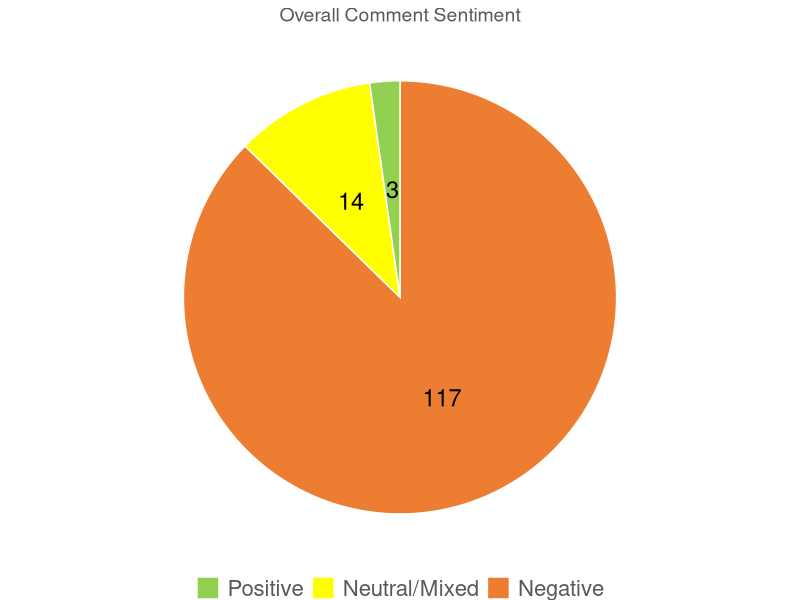

Generate this figure with R: (Note: this script raises an error after producing the figure.)
###########################################################################
######                      Fisherman Feedback Analysis              ######
######                          King Mackerel 2026                   ######
###########################################################################
# This is only for the first section of analysis, previously done in excel
# Date created: 07/28/2026
# Created by: Leo Eguia
# Requires initial cleanup in excel - see Fisherman Feedback Clean for Analysis Template

###########################################################################
# Initialize --------------------------------------------------------------
###########################################################################
# Load packages and data --------------------------------------------------


rm(list=ls()) #clear environment
#setwd("C:/Users/Leo/Documents/R working directory/Fisherman Feedback/King-Mackerel-FF-2026") #adjust accordingly
library(ggplot2)
library(tidyr)
library(dplyr)
library(readxl)
library(stringr)
#Load data
#ffdat <- read.csv("Gag_Fisherman Feedback_2026_LE analysis.csv") #Change this for different species
ffdat_OG <- read_excel("King Mackerel_Fisherman Feedback_2026_CLEAN for analysis.xlsx") #Change this for different species


# Initial data clean up ---------------------------------------------------

#Sectors to split out by
main_sectors <- c("Private Recreational", "For-Hire", "Commercial")

#Dummy Sector column to preserve original
#"Fleet" column will be dropped in the next step
ffdat_OG$Fleet <- ffdat_OG$`Association with the Fishery`

#This will create 4 new columns, with binary values for presence/absence of each fleet. 3 of which will be the main_sectors, and it will bin every other response into "Other". 
#Un-comment the one below if you want all responses in binary form. 
ffdat <- ffdat_OG %>%
  separate_rows(`Fleet`, sep = ",") %>% #Check if separated by , or by ;
  mutate(`Fleet` = str_trim(`Fleet`)) %>%
  filter(`Fleet` != "") %>% 
  mutate(`Fleet` = if_else(`Fleet` %in% main_sectors,`Fleet`, "Other")) %>%
  mutate(value = 1)%>%
  pivot_wider(names_from = `Fleet`,values_from = value, values_fill = 0, values_fn = max)

### This does not bin other responses into "Other" category
# ffdat <- ffdat_OG %>%
#   separate_rows(`Fleet`, sep = ";") %>%
#   mutate(`Fleet` = str_trim(`Fleet`)) %>%
#   filter(`Fleet` != "") %>% 
#   mutate(value = 1) %>%
#   pivot_wider(names_from = `Fleet`,values_from = value, values_fill = 0)


# Check "Other" Category --------------------------------------------------
#Manually fix some of the fleets
others <- ffdat[ffdat$Other==1,]
check <- ffdat[ffdat$`LAST Name`%in% c("Pettis","Hubbard"),]
ffdat$`Private Recreational` <- ifelse(ffdat$`FIRST Name`%in% c("Van"),1,ffdat$`Private Recreational`)
ffdat$`For-Hire` <- ifelse(ffdat$`FIRST Name`%in% c("Van"),1,ffdat$`For-Hire`)
ffdat$`Commercial` <- ifelse(ffdat$`FIRST Name`%in% c("Van"),1,ffdat$`Commercial`)
#Drop "Other" from these two
ffdat$Other <- ifelse(ffdat$`LAST Name`%in% c("Pettis","Hubbard"),0,ffdat$`Other`)
###########################################################################
# Overall Feedback --------------------------------------------------------
###########################################################################
# Total # of unique responses ---------------------------------------------

# Number of rows = number of unique responses
# Duplicates removed prior to analysis

numresp <- nrow(ffdat)

# Comments by overall sentiment (pie) -------------------------------------


#Frequency table of overall sentiment
overall_sent <- as.data.frame(table(ffdat$`Final Overall Sentiment`))
#Add Sentiment labels
overall_sent$Sentiment <- c("Negative","Neutral/Mixed","Positive")
#Add proportions
overall_sent$prop <- overall_sent$Freq/sum(overall_sent$Freq)

#Adds label locations and identifiers
overall_sent <- overall_sent %>% 
  arrange(desc(Freq)) %>% 
  mutate(label_pos = cumsum(prop)-prop/2,label = scales::percent(prop,accuracy = 1))
#Sets the order of sentiment
overall_sent$Sentiment <- factor(overall_sent$Sentiment, levels = c("Positive", "Neutral/Mixed","Negative"))
# Pie Chart
overall_sent_plot <- ggplot(overall_sent, aes(x = 1, y = prop, fill = Sentiment)) +
  geom_col(width = 1, color = "white") +
  coord_polar(theta = "y") +
  geom_text(aes(label = Freq),position = position_stack(vjust = 0.5), color = "black", size = 6) +
  theme_void() +
  scale_fill_manual(values = c("#92D050","#FFFF00","#ED7D31")) +
  labs(title = "Overall Comment Sentiment") +
  theme(legend.position = "bottom",legend.title = element_blank(),
        legend.text = element_text(size = 16, color = '#595959'),
        plot.title = element_text(hjust = 0.5, size = 14, color = '#595959'),
        plot.background  = element_rect(fill = "white", color = NA), #Comment out for no background
        panel.background = element_rect(fill = "white", color = NA)) #Comment out for no background

print(overall_sent_plot)
ggsave("Broad Sentiment Plots/Overall Sentiment.png", 
       plot = overall_sent_plot,
       width = 5.41, #Adjust width as needed
       height = 3.25, #Adjust height as needed
       units = "in", 
       dpi = 700)

# Pie Chart (no background)
overall_sent_plot_nb <- ggplot(overall_sent, aes(x = 1, y = prop, fill = Sentiment)) +
  geom_col(width = 1, color = "white") +
  coord_polar(theta = "y") +
  geom_text(aes(label = Freq),position = position_stack(vjust = 0.5), color = "black", size = 6) +
  theme_void() +
  scale_fill_manual(values = c("#92D050","#FFFF00","#ED7D31")) +
  labs(title = "Overall Comment Sentiment") +
  theme(legend.position = "bottom",legend.title = element_blank(),
        legend.text = element_text(size = 16, color = '#595959'),
        plot.title = element_text(hjust = 0.5, size = 14, color = '#595959'))

print(overall_sent_plot_nb)
ggsave("Broad Sentiment Plots/No background/Overall Sentiment.png", 
       plot = overall_sent_plot_nb,
       width = 5.41, #Adjust width as needed
       height = 3.25, #Adjust height as needed
       units = "in", 
       dpi = 700)
# Total # of responses related to stock condition -------------------------


stockcond <- ffdat[ffdat$`Final Related to Stock Condition`=='y',]
(tot_stockcond <- nrow(stockcond))

#Total Positive stock condition
(pos_cond <- nrow(stockcond[stockcond$`Final  Stock Condition`==1,]))
#Total Negative stock condition
(neg_cond <- nrow(stockcond[stockcond$`Final  Stock Condition`==-1,]))
#Total neutral stock condition
(neut_cond <- nrow(stockcond[stockcond$`Final  Stock Condition`==0,]))
#Compare all responses
table(stockcond$`Final  Stock Condition`)

pos_stockcond <- stockcond[stockcond$`Final  Stock Condition`==1,]
neut_stockcond <- stockcond[stockcond$`Final  Stock Condition`==0,]
neg_stockcond <- stockcond[stockcond$`Final  Stock Condition`==-1,]
# Comments by stock condition (pie) ---------------------------------------


# Prep data for Pie Chart
stock_sent <- data.frame(Sentiment = c('Negative','Neutral/Mixed','Positive'),Freq = c(neg_cond,neut_cond,pos_cond))
#Add in proportions
stock_sent$prop <- stock_sent$Freq/sum(stock_sent$Freq)
#Adds label locations and identifiers
stock_sent <- stock_sent %>% 
  #arrange(-Sentiment) %>% 
  mutate(label_pos = 1-(cumsum(prop)-prop/2),label = scales::percent(prop,accuracy = 1))
#Sets the order of sentiment
#stock_sent$Sentiment <- factor(stock_sent$Sentiment, levels = c("Positive", "Neutral/Mixed","Negative"))
# Pie Chart
stock_sent_plot <- ggplot(stock_sent, aes(x = 1, y = prop, fill = Sentiment)) +
  geom_col(width = 1, color = "white") +
  coord_polar(theta = "y") +
  geom_text(aes(label = Freq, y=label_pos, x=1.3), color = "black", fontface = 'bold', size = 4) +
  theme_void() +
  #scale_fill_manual(values = c("#ED7D31","#FFFF00","#92D050")) +
  scale_fill_manual(values = c("Negative" = "#ED7D31","Neutral/Mixed"  = "#FFFF00","Positive" = "#92D050"),breaks = c("Positive", "Neutral/Mixed", "Negative"))+
  labs(title = "Stock Condition Sentiment") +
  theme(legend.position = "bottom",
        legend.title = element_blank(),
        legend.text = element_text(size = 14, color = '#595959'),
        plot.title = element_text(hjust = 0.5, size = 14, color = '#595959'),
        plot.background  = element_rect(fill = "white", color = NA), #Comment out for no background
        panel.background = element_rect(fill = "white", color = NA)) #Comment out for no background)

print(stock_sent_plot)
ggsave("Broad Sentiment Plots/Stock Condition Sentiment.png", 
       plot = stock_sent_plot,
       height = 3.42, #Adjust width as needed
       width = 5.03, #Adjust height as needed
       units = "in", 
       dpi = 700)

# Pie Chart (no background)
stock_sent_plot_nb <- ggplot(stock_sent, aes(x = 1, y = prop, fill = Sentiment)) +
  geom_col(width = 1, color = "white") +
  coord_polar(theta = "y") +
  geom_text(aes(label = Freq, y=label_pos, x=1.3), color = "black", fontface = 'bold', size = 4) +
  theme_void() +
  #scale_fill_manual(values = c("#ED7D31","#FFFF00","#92D050")) +
  scale_fill_manual(values = c("Negative" = "#ED7D31","Neutral/Mixed"  = "#FFFF00","Positive" = "#92D050"),breaks = c("Positive", "Neutral/Mixed", "Negative"))+
  labs(title = "Stock Condition Sentiment") +
  theme(legend.position = "bottom",
        legend.title = element_blank(),
        legend.text = element_text(size = 14, color = '#595959'),
        plot.title = element_text(hjust = 0.5, size = 14, color = '#595959'))

print(stock_sent_plot_nb)
ggsave("Broad Sentiment Plots/No background/Stock Condition Sentiment.png", 
       plot = stock_sent_plot_nb,
       height = 3.42, #Adjust width as needed
       width = 5.03, #Adjust height as needed
       units = "in", 
       dpi = 700)

###########################################################################
# By Sector ---------------------------------------------------------------
###########################################################################
# # of unique responses by sector (pie) -----------------------------------
#Separate out each sector for ease
PR <- ffdat[ffdat$`Private Recreational`==1,]
FH <- ffdat[ffdat$`For-Hire`==1,]
CM <- ffdat[ffdat$`Commercial`==1,]
OT <- ffdat[ffdat$`Other`==1,] #Remove if unwanted
#Number of rows for filtered datasets to unique sectors
#Some responses come from multiple sectors, so PR+FH+CM likely greater than original dataset
(PR_resp <- nrow(PR))
(FH_resp <- nrow(FH))
(CM_resp <- nrow(CM))
(OT_resp <- nrow(OT)) #Remove if unwanted

#Total sector responses (greater than actual responses)
#(PR_resp+FH_resp+CM_resp) #No other category
(PR_resp+FH_resp+CM_resp+OT_resp) #With Other Category

### Prep data for Pie Chart 
#No Other Category
#num_sector <- data.frame(Fleet = c("Private Recreational","For-Hire","Commercial"), Freq = c(PR_resp,FH_resp,CM_resp))
#With Other Category
num_sector <- data.frame(Fleet = c("Private Recreational","For-Hire","Commercial","Other"), Freq = c(PR_resp,FH_resp,CM_resp,OT_resp))
#num_sector$Prop <- num_sector$Freq/numresp 
num_sector$prop <- num_sector$Freq/sum(num_sector$Freq)
num_sector$Fleet <- factor(num_sector$Fleet, levels = c("Private Recreational","For-Hire","Commercial","Other"))

num_sector <- num_sector %>% 
  arrange(desc(Freq)) %>% 
  mutate(label_pos = cumsum(prop)-prop/2,label = scales::percent(prop,accuracy = 1))



### Pie Chart 
sectorpieplot <- ggplot(num_sector, aes(x = 1, y = -prop, fill = Fleet)) +
  geom_col(width = 1, color = "white") +
  #geom_text(aes(label = Freq, y=label_pos, x=1.3), color = "black", size = 4,fontface = "bold") +
  geom_text(aes(label = Freq, x =1.2), position = position_stack(vjust=0.5),color = "black", size = 4,fontface = "bold") +
  coord_polar(theta = "y") +
  theme_void() +
  #scale_fill_manual(values = c("#4472C4","#CCCCFF","#A6A6A6")) + #No Other category
  scale_fill_manual(values = c("#A6A6A6","#CCCCFF","#4472C4","#0F9ED5")) + #With Other Category
  #labs(title = "Responses by Sector") +
  theme(legend.position = "bottom",
        legend.title = element_blank(),
        legend.text = element_text(size = 12, color = '#595959'),
        plot.title = element_text(hjust = 0.5, size = 20),
        plot.background  = element_rect(fill = "white", color = NA), #Comment out for no background
        panel.background = element_rect(fill = "white", color = NA)) #Comment out for no background)

print(sectorpieplot)
ggsave("Broad Sentiment Plots/Responses by Sector Pie.png", 
       plot = sectorpieplot,
       width = 4.28, #Adjust width as needed
       height = 3.05, #Adjust height as needed
       units = "in", 
       dpi = 700)

### Pie Chart (no background)
sectorpieplot_nb <- ggplot(num_sector, aes(x = 1, y = -prop, fill = Fleet)) +
  geom_col(width = 1, color = "white") +
  #geom_text(aes(label = Freq, y=label_pos, x=1.3), color = "black", size = 4,fontface = "bold") +
  geom_text(aes(label = Freq, x =1.2), position = position_stack(vjust=0.5),color = "black", size = 4,fontface = "bold") +
  coord_polar(theta = "y") +
  theme_void() +
  #scale_fill_manual(values = c("#4472C4","#CCCCFF","#A6A6A6")) + #No Other category
  scale_fill_manual(values = c("#A6A6A6","#CCCCFF","#4472C4","#0F9ED5")) + #With Other Category
  #labs(title = "Responses by Sector") +
  theme(legend.position = "bottom",
        legend.title = element_blank(),
        legend.text = element_text(size = 12, color = '#595959'),
        plot.title = element_text(hjust = 0.5, size = 20))

print(sectorpieplot_nb)
ggsave("Broad Sentiment Plots/No background/Responses by Sector Pie.png", 
       plot = sectorpieplot_nb,
       width = 4.28, #Adjust width as needed
       height = 3.05, #Adjust height as needed
       units = "in", 
       dpi = 700)

# Unique responses by sector (bar) ----------------------------------------

sectorbarplot <- ggplot(num_sector, aes(x = Fleet, y = Freq, fill = Fleet)) +
  geom_bar(stat = "identity", position = "dodge") +
  labs(title = "Responses by Sector", x = "", y = "", fill = "") +
  #scale_fill_manual(values = c("#4472C4","#CCCCFF","#A6A6A6")) + #No Other category
  scale_fill_manual(values = c("#A6A6A6","#CCCCFF","#4472C4","#0F9ED5")) + #With Other Category
  theme_minimal()+
  theme(legend.position = "bottom",legend.title = element_blank(),legend.text = element_text(size = 12),
        plot.title = element_text(hjust = 0.5, size = 20),axis.text = element_text(size = 12),
        panel.grid.major.x = element_blank(),panel.grid.minor.x = element_blank(),
        panel.grid.major.y = element_line(),panel.grid.minor.y = element_line())

print(sectorbarplot)
ggsave("Broad Sentiment Plots/Responses by Sector Bar.png", 
       plot = sectorbarplot,
       width = 12, #Adjust width as needed
       height = 8, #Adjust height as needed
       units = "in", 
       dpi = 700)

# Overall sentiment by sector (bar) ---------------------------------------
### Prepare data for analysis
#Private Rec
PRsent <- as.data.frame(table(PR$`Final Overall Sentiment`))
PRsent$Fleet <- "Private Recreational"
PRsent$prop <- PRsent$Freq/sum(PRsent$Freq)

#For-hire
FHsent <- as.data.frame(table(FH$`Final Overall Sentiment`))
FHsent$Fleet <- "For-Hire"
FHsent$prop <- FHsent$Freq/sum(FHsent$Freq)

#Commercial
CMsent <- as.data.frame(table(CM$`Final Overall Sentiment`))
CMsent$Fleet <- "Commercial"
CMsent$prop <- CMsent$Freq/sum(CMsent$Freq)

#Combine and prep for plot
sectorsent <- rbind(PRsent,FHsent,CMsent)
sectorsent <- sectorsent %>% 
  mutate(label_pos = cumsum(prop)-prop/2,label = scales::percent(prop,accuracy = 1),
         Sentiment = recode(Var1, "-1" = "Negative", "0" = "Neutral/Mixed", "1" = "Positive")) %>% 
  complete(Fleet,Sentiment,fill=list(Freq=0))
#Sets the order of sector
sectorsent$Fleet <- factor(sectorsent$Fleet, levels = unique(sectorsent$Fleet))
#Sets the order of sentiment
sectorsent$Sentiment <- factor(sectorsent$Sentiment, levels = c("Positive", "Neutral/Mixed","Negative"))

###Plot
sect_sent_plot <- ggplot(sectorsent, aes(x = Fleet, y = Freq, fill = Sentiment)) +
  geom_bar(stat = "identity", position = position_dodge(width = 0.7), width = 0.6) +
  labs(title = "Overall Sentiment by Sector", x = "", y = "", fill = "") +
  scale_fill_manual(values = c("#92D050","#FFFF00","#ED7D31")) +
 scale_y_continuous(breaks = seq(0,100,25), limits = c(0,100))+
  theme_minimal()+
  theme(legend.position = "bottom",
        legend.title = element_blank(),
        legend.text = element_text(size = 14, color = "#595959"),
        plot.title = element_text(hjust = 0.5, size = 14, color = '#595959'),
        axis.text = element_text(size = 9, color = "#595959"),
        panel.grid.major.x = element_blank(),panel.grid.minor.x = element_blank(),
        panel.grid.major.y = element_line(),panel.grid.minor.y = element_blank())
print(sect_sent_plot)
ggsave("Broad Sentiment Plots/Overall Sentiment by Sector.png", 
       plot = sect_sent_plot, 
       width = 6.5, #Adjust width as needed
       height = 3.76, #Adjust height as needed
       units = "in", 
       dpi = 700)
# Stock condition by sector (bar) -----------------------------------------

### Prepare data for analysis
#Private Rec
PRstock_sent <- as.data.frame(table(PR$`Final  Stock Condition`))
PRstock_sent$Fleet <- "Private Recreational"
PRstock_sent$prop <- PRstock_sent$Freq/sum(PRstock_sent$Freq)

#For-hire
FHstock_sent <- as.data.frame(table(FH$`Final  Stock Condition`))
FHstock_sent$Fleet <- "For-Hire"
FHstock_sent$prop <- FHstock_sent$Freq/sum(FHstock_sent$Freq)

#Commercial
CMstock_sent <- as.data.frame(table(CM$`Final  Stock Condition`))
CMstock_sent$Fleet <- "Commercial"
CMstock_sent$prop <- CMstock_sent$Freq/sum(CMstock_sent$Freq)

#Combine and prep for plot
sectorstock_sent <- rbind(PRstock_sent,FHstock_sent,CMstock_sent)
sectorstock_sent <- sectorstock_sent %>% 
  mutate(label_pos = cumsum(prop)-prop/2,label = scales::percent(prop,accuracy = 1),
         Sentiment = recode(Var1, "-1" = "Negative", "0" = "Neutral/Mixed", "1" = "Positive")) %>% 
  complete(Fleet,Sentiment,fill=list(Freq=0))
#Sets the order of sector
sectorstock_sent$Fleet <- factor(sectorstock_sent$Fleet, levels = c("Private Recreational","For-Hire","Commercial"))
#Sets the order of sentiment
sectorstock_sent$Sentiment <- factor(sectorstock_sent$Sentiment, levels = c("Positive", "Neutral/Mixed","Negative"))

###Plot
sect_stock_sent_plot <- ggplot(sectorstock_sent, aes(x = Fleet, y = Freq, fill = Sentiment)) +
  geom_bar(stat = "identity", position = position_dodge(width = 0.7), width = 0.6) +
  labs(title = "Stock Condition Sentiment by Sector", x = "", y = "", fill = "Subgroup") +
  scale_fill_manual(values = c("#92D050","#FFFF00","#ED7D31")) +
  theme_minimal()+
  theme(legend.position = "bottom",
        legend.margin = margin(t = -10),
        plot.margin = margin(5, 5, 0, 5),
        legend.title = element_blank(),
        legend.text = element_text(size = 9, color = '#595959'),
        plot.title = element_text(hjust = 0.5, size = 14, color = '#595959'),
        axis.text = element_text(size = 9, color = '#595959'),
        panel.grid.major.x = element_blank(),panel.grid.minor.x = element_blank(),
        panel.grid.major.y = element_line(),panel.grid.minor.y = element_blank())
print(sect_stock_sent_plot)
#Save the plot to the filepath
ggsave("Broad Sentiment Plots/Stock Condition Sentiment by Sector.png", 
       plot = sect_stock_sent_plot, 
       width = 6.11, #Adjust width as needed
       height = 2.81, #Adjust height as needed
       units = "in", 
       dpi = 700)

###########################################################################
# Presentation Plots ------------------------------------------------------
###########################################################################
#These are the same plots, but with no backgrounds and white text for the presentation
# Respondents by Sector ---------------------------------------------------
sectorpieplot <- ggplot(num_sector, aes(x = 1, y = -prop, fill = Fleet)) +
  geom_col(width = 1, color = "white") +
  geom_text(aes(label = Freq, x =1.2), position = position_stack(vjust=0.5),color = "black", size = 8,fontface = "bold") +
  #geom_text(aes(label = Freq, y=label_pos, x=1.3), color = "black", size = 8,fontface = "bold") +
  coord_polar(theta = "y") +
  theme_void() +
  scale_fill_manual(values = c("#4472C4","#CCCCFF","#A6A6A6","#0F9ED5")) +
  #labs(title = "Responses by Sector") +
  theme(legend.position = "bottom",
        legend.title = element_blank(),
        legend.text = element_text(size = 16, color = 'white', face = 'bold'),
        plot.title = element_text(hjust = 0.5, size = 20))


print(sectorpieplot)
ggsave("Broad Sentiment Plots/Presentation/Responses by Sector Pie.png", 
       plot = sectorpieplot,
       width = 6.5, #Adjust width as needed
       height = 4.22, #Adjust height as needed
       units = "in", 
       dpi = 700)

# Overall Comment Sentiment -----------------------------------------------

# Pie Chart
overall_sent_plot <- ggplot(overall_sent, aes(x = 1, y = prop, fill = Sentiment)) +
  geom_col(width = 1, color = "white") +
  coord_polar(theta = "y") +
  geom_text(aes(label = Freq),position = position_stack(vjust = 0.5), color = "black", size = 8, fontface = "bold") +
  theme_void() +
  scale_fill_manual(values = c("#92D050","#FFFF00","#ED7D31")) +
  labs(title = "Overall Comment Sentiment") +
  theme(legend.position = "bottom",legend.title = element_blank(),
        legend.text = element_text(size = 16, color = 'white', face = 'bold'),
        plot.title = element_text(hjust = 0.5, size = 16, color = 'white', face = 'bold'))

print(overall_sent_plot)

ggsave("Broad Sentiment Plots/Presentation/Overall Sentiment.png", 
       plot = overall_sent_plot,
       width = 6.09, #Adjust width as needed
       height = 4.25, #Adjust height as needed
       units = "in", 
       dpi = 700)


# Overall Sentiment by Sector ---------------------------------------------

sect_sent_plot <- ggplot(sectorsent, aes(x = Fleet, y = Freq, fill = Sentiment)) +
  geom_bar(stat = "identity", position = position_dodge(width = 0.7), width = 0.6) +
  labs(title = "Overall Sentiment by Sector", x = "", y = "", fill = "") +
  scale_fill_manual(values = c("#92D050","#FFFF00","#ED7D31")) +
  scale_y_continuous(breaks = seq(0,100,25), limits = c(0,100))+
  theme_void()+
  theme(legend.position = "bottom",
        legend.title = element_blank(),
        legend.text = element_text(size = 18, color = "white", face = 'bold'),
        plot.title = element_text(hjust = 0.5, size = 18, color = 'white', face = 'bold'),
        axis.text = element_text(size = 12, color = "white", face = 'bold'),
        panel.grid.major.x = element_blank(),panel.grid.minor.x = element_blank(),
        panel.grid.major.y = element_line(color = 'white'),panel.grid.minor.y = element_blank())
print(sect_sent_plot)
ggsave("Broad Sentiment Plots/Presentation/Overall Sentiment by Sector.png", 
       plot = sect_sent_plot, 
       width = 6.7, #Adjust width as needed
       height = 3.87, #Adjust height as needed
       units = "in", 
       dpi = 700)

# Stock Condition Sentiment -----------------------------------------------

stock_sent_plot <- ggplot(stock_sent, aes(x = 1, y = prop, fill = Sentiment)) +
  geom_col(width = 1, color = "white") +
  coord_polar(theta = "y") +
  geom_text(aes(label = Freq, y=label_pos, x=1.3), color = "black", fontface = 'bold', size = 8) +
  theme_void() +
  #scale_fill_manual(values = c("#ED7D31","#FFFF00","#92D050")) +
  scale_fill_manual(values = c("Negative" = "#ED7D31","Neutral/Mixed"  = "#FFFF00","Positive" = "#92D050"),breaks = c("Positive", "Neutral/Mixed", "Negative"))+
  labs(title = "Stock Condition Sentiment") +
  theme(legend.position = "bottom",
        legend.title = element_blank(),
        legend.text = element_text(size = 16, color = 'white', face = 'bold'), #Remove comment for pres.
        plot.title = element_text(hjust = 0.5, size = 16, color = 'white', face = 'bold')) #Remove comment for pres.


print(stock_sent_plot)

ggsave("Broad Sentiment Plots/Presentation/Stock Condition Sentiment.png", 
       plot = stock_sent_plot,
       height = 3.89, #Adjust width as needed
       width = 5.41, #Adjust height as needed
       units = "in", 
       dpi = 700)


# Stock Condition by Sector -----------------------------------------------
sect_stock_sent_plot <- ggplot(sectorstock_sent, aes(x = Fleet, y = Freq, fill = Sentiment)) +
  geom_bar(stat = "identity", position = position_dodge(width = 0.7), width = 0.6) +
  labs(title = "Stock Condition Sentiment by Sector", x = "", y = "", fill = "Subgroup") +
  scale_fill_manual(values = c("#92D050","#FFFF00","#ED7D31")) +
  theme_void()+
  theme(legend.position = "bottom",
        #legend.margin = margin(t = -10),
        plot.margin = margin(5,5,0,5),
        legend.title = element_blank(),
        legend.text = element_text(size = 18, color = 'white', face = 'bold'),
        plot.title = element_text(hjust = 0.5, size = 18, color = 'white', face = 'bold'),
        axis.text = element_text(size = 12, color = 'white'),
        panel.grid.major.x = element_blank(),panel.grid.minor.x = element_blank(),
        panel.grid.major.y = element_line(color = 'white'),panel.grid.minor.y = element_blank())
print(sect_stock_sent_plot)
#Save the plot to the filepath
ggsave("Broad Sentiment Plots/Presentation/Stock Condition Sentiment by Sector.png", 
       plot = sect_stock_sent_plot, 
       width = 6.52, #Adjust width as needed
       height = 4.13, #Adjust height as needed
       units = "in", 
       dpi = 700)
